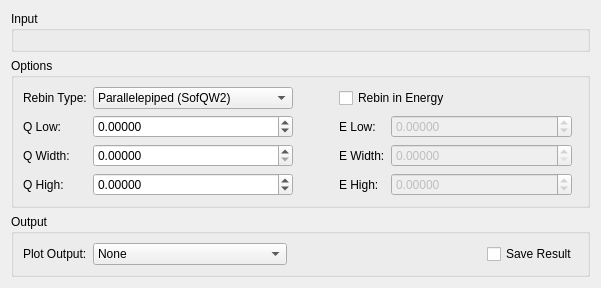
<?xml version="1.0" encoding="UTF-8"?>
<ui version="4.0">
 <class>IndirectSqw</class>
 <widget class="QWidget" name="IndirectSqw">
  <property name="geometry">
   <rect>
    <x>0</x>
    <y>0</y>
    <width>601</width>
    <height>268</height>
   </rect>
  </property>
  <property name="minimumSize">
   <size>
    <width>500</width>
    <height>0</height>
   </size>
  </property>
  <property name="windowTitle">
   <string>Form</string>
  </property>
  <layout class="QVBoxLayout" name="verticalLayout_23">
   <item>
    <widget class="QGroupBox" name="gbInput">
     <property name="maximumSize">
      <size>
       <width>16777215</width>
       <height>150</height>
      </size>
     </property>
     <property name="title">
      <string>Input</string>
     </property>
     <layout class="QVBoxLayout" name="verticalLayout_12">
      <item>
       <widget class="MantidQt::MantidWidgets::DataSelector" name="dsSampleInput" native="true">
        <property name="sizePolicy">
         <sizepolicy hsizetype="Minimum" vsizetype="Fixed">
          <horstretch>0</horstretch>
          <verstretch>0</verstretch>
         </sizepolicy>
        </property>
        <property name="autoLoad" stdset="0">
         <bool>true</bool>
        </property>
        <property name="loadLabelText" stdset="0">
         <string>Plot Input</string>
        </property>
        <property name="workspaceSuffixes" stdset="0">
         <stringlist>
          <string>_red</string>
         </stringlist>
        </property>
        <property name="fileBrowserSuffixes" stdset="0">
         <stringlist>
          <string>_red.nxs</string>
         </stringlist>
        </property>
        <property name="showLoad" stdset="0">
         <bool>true</bool>
        </property>
       </widget>
      </item>
     </layout>
    </widget>
   </item>
   <item>
    <widget class="QGroupBox" name="gbOptions">
     <property name="title">
      <string>Options</string>
     </property>
     <layout class="QVBoxLayout" name="verticalLayout_7">
      <item>
       <layout class="QGridLayout" name="loOptions" columnstretch="0,10,0,0,10,0" columnminimumwidth="0,0,0,0,0,0">
        <item row="1" column="4">
         <widget class="QDoubleSpinBox" name="spELow">
          <property name="enabled">
           <bool>false</bool>
          </property>
          <property name="sizePolicy">
           <sizepolicy hsizetype="Preferred" vsizetype="Fixed">
            <horstretch>0</horstretch>
            <verstretch>0</verstretch>
           </sizepolicy>
          </property>
          <property name="maximumSize">
           <size>
            <width>200</width>
            <height>16777215</height>
           </size>
          </property>
          <property name="decimals">
           <number>5</number>
          </property>
          <property name="minimum">
           <double>-1000.000000000000000</double>
          </property>
          <property name="maximum">
           <double>1000.000000000000000</double>
          </property>
          <property name="singleStep">
           <double>0.100000000000000</double>
          </property>
         </widget>
        </item>
        <item row="2" column="3">
         <widget class="QLabel" name="lbEWidth">
          <property name="enabled">
           <bool>true</bool>
          </property>
          <property name="sizePolicy">
           <sizepolicy hsizetype="Preferred" vsizetype="Preferred">
            <horstretch>0</horstretch>
            <verstretch>0</verstretch>
           </sizepolicy>
          </property>
          <property name="minimumSize">
           <size>
            <width>43</width>
            <height>0</height>
           </size>
          </property>
          <property name="text">
           <string>E Width:</string>
          </property>
         </widget>
        </item>
        <item row="2" column="0">
         <widget class="QLabel" name="lbQWidth">
          <property name="minimumSize">
           <size>
            <width>43</width>
            <height>0</height>
           </size>
          </property>
          <property name="text">
           <string>Q Width:</string>
          </property>
         </widget>
        </item>
        <item row="3" column="4">
         <widget class="QDoubleSpinBox" name="spEHigh">
          <property name="enabled">
           <bool>false</bool>
          </property>
          <property name="sizePolicy">
           <sizepolicy hsizetype="Preferred" vsizetype="Fixed">
            <horstretch>0</horstretch>
            <verstretch>0</verstretch>
           </sizepolicy>
          </property>
          <property name="maximumSize">
           <size>
            <width>200</width>
            <height>16777215</height>
           </size>
          </property>
          <property name="decimals">
           <number>5</number>
          </property>
          <property name="minimum">
           <double>-1000.000000000000000</double>
          </property>
          <property name="maximum">
           <double>1000.000000000000000</double>
          </property>
          <property name="singleStep">
           <double>0.100000000000000</double>
          </property>
         </widget>
        </item>
        <item row="3" column="3">
         <widget class="QLabel" name="lbEHigh">
          <property name="enabled">
           <bool>true</bool>
          </property>
          <property name="minimumSize">
           <size>
            <width>43</width>
            <height>0</height>
           </size>
          </property>
          <property name="text">
           <string>E High:</string>
          </property>
         </widget>
        </item>
        <item row="0" column="0">
         <widget class="QLabel" name="lbRebinType">
          <property name="minimumSize">
           <size>
            <width>43</width>
            <height>0</height>
           </size>
          </property>
          <property name="text">
           <string>Rebin Type:</string>
          </property>
         </widget>
        </item>
        <item row="1" column="0">
         <widget class="QLabel" name="lbQLow">
          <property name="minimumSize">
           <size>
            <width>43</width>
            <height>0</height>
           </size>
          </property>
          <property name="text">
           <string>Q Low:</string>
          </property>
         </widget>
        </item>
        <item row="3" column="0">
         <widget class="QLabel" name="lbQHigh">
          <property name="minimumSize">
           <size>
            <width>43</width>
            <height>0</height>
           </size>
          </property>
          <property name="text">
           <string>Q High:</string>
          </property>
         </widget>
        </item>
        <item row="2" column="4">
         <widget class="QDoubleSpinBox" name="spEWidth">
          <property name="enabled">
           <bool>false</bool>
          </property>
          <property name="sizePolicy">
           <sizepolicy hsizetype="Preferred" vsizetype="Fixed">
            <horstretch>0</horstretch>
            <verstretch>0</verstretch>
           </sizepolicy>
          </property>
          <property name="maximumSize">
           <size>
            <width>200</width>
            <height>16777215</height>
           </size>
          </property>
          <property name="decimals">
           <number>5</number>
          </property>
          <property name="minimum">
           <double>0.000000000000000</double>
          </property>
          <property name="maximum">
           <double>1000.000000000000000</double>
          </property>
          <property name="singleStep">
           <double>0.010000000000000</double>
          </property>
         </widget>
        </item>
        <item row="0" column="3" colspan="3">
         <widget class="QCheckBox" name="ckRebinInEnergy">
          <property name="text">
           <string>Rebin in Energy</string>
          </property>
         </widget>
        </item>
        <item row="1" column="3">
         <widget class="QLabel" name="lbELow">
          <property name="enabled">
           <bool>true</bool>
          </property>
          <property name="minimumSize">
           <size>
            <width>43</width>
            <height>0</height>
           </size>
          </property>
          <property name="text">
           <string>E Low:</string>
          </property>
         </widget>
        </item>
        <item row="1" column="1">
         <widget class="QDoubleSpinBox" name="spQLow">
          <property name="sizePolicy">
           <sizepolicy hsizetype="Minimum" vsizetype="Fixed">
            <horstretch>0</horstretch>
            <verstretch>0</verstretch>
           </sizepolicy>
          </property>
          <property name="decimals">
           <number>5</number>
          </property>
          <property name="minimum">
           <double>-1000.000000000000000</double>
          </property>
          <property name="maximum">
           <double>1000.000000000000000</double>
          </property>
          <property name="singleStep">
           <double>0.100000000000000</double>
          </property>
         </widget>
        </item>
        <item row="2" column="1">
         <widget class="QDoubleSpinBox" name="spQWidth">
          <property name="sizePolicy">
           <sizepolicy hsizetype="Preferred" vsizetype="Fixed">
            <horstretch>0</horstretch>
            <verstretch>0</verstretch>
           </sizepolicy>
          </property>
          <property name="decimals">
           <number>5</number>
          </property>
          <property name="minimum">
           <double>0.000000000000000</double>
          </property>
          <property name="maximum">
           <double>1000.000000000000000</double>
          </property>
          <property name="singleStep">
           <double>0.100000000000000</double>
          </property>
         </widget>
        </item>
        <item row="3" column="1">
         <widget class="QDoubleSpinBox" name="spQHigh">
          <property name="sizePolicy">
           <sizepolicy hsizetype="Preferred" vsizetype="Fixed">
            <horstretch>0</horstretch>
            <verstretch>0</verstretch>
           </sizepolicy>
          </property>
          <property name="decimals">
           <number>5</number>
          </property>
          <property name="minimum">
           <double>-1000.000000000000000</double>
          </property>
          <property name="maximum">
           <double>1000.000000000000000</double>
          </property>
          <property name="singleStep">
           <double>0.100000000000000</double>
          </property>
         </widget>
        </item>
        <item row="0" column="1">
         <widget class="QComboBox" name="cbRebinType">
          <property name="sizePolicy">
           <sizepolicy hsizetype="Preferred" vsizetype="Maximum">
            <horstretch>0</horstretch>
            <verstretch>0</verstretch>
           </sizepolicy>
          </property>
          <property name="minimumSize">
           <size>
            <width>200</width>
            <height>0</height>
           </size>
          </property>
          <property name="maximumSize">
           <size>
            <width>200</width>
            <height>16777215</height>
           </size>
          </property>
          <property name="currentIndex">
           <number>0</number>
          </property>
          <item>
           <property name="text">
            <string>Parallelepiped (SofQW2)</string>
           </property>
          </item>
          <item>
           <property name="text">
            <string>Parallelepiped/Fractional Area (SofQW3)</string>
           </property>
          </item>
         </widget>
        </item>
        <item row="0" column="2">
         <spacer name="horizontalSpacer">
          <property name="orientation">
           <enum>Qt::Horizontal</enum>
          </property>
          <property name="sizeHint" stdset="0">
           <size>
            <width>40</width>
            <height>20</height>
           </size>
          </property>
         </spacer>
        </item>
       </layout>
      </item>
     </layout>
    </widget>
   </item>
   <item>
    <widget class="QGroupBox" name="sqw_outputOptions">
     <property name="title">
      <string>Output</string>
     </property>
     <layout class="QHBoxLayout" name="horizontalLayout">
      <item>
       <widget class="QLabel" name="lbPlotOutput">
        <property name="text">
         <string>Plot Output:</string>
        </property>
       </widget>
      </item>
      <item>
       <widget class="QComboBox" name="cbPlotType">
        <property name="sizePolicy">
         <sizepolicy hsizetype="MinimumExpanding" vsizetype="Fixed">
          <horstretch>0</horstretch>
          <verstretch>0</verstretch>
         </sizepolicy>
        </property>
        <property name="minimumSize">
         <size>
          <width>150</width>
          <height>0</height>
         </size>
        </property>
        <item>
         <property name="text">
          <string>None</string>
         </property>
        </item>
        <item>
         <property name="text">
          <string>Contour</string>
         </property>
        </item>
        <item>
         <property name="text">
          <string>Spectra</string>
         </property>
        </item>
       </widget>
      </item>
      <item>
       <spacer name="horizontalSpacer_1">
        <property name="orientation">
         <enum>Qt::Horizontal</enum>
        </property>
        <property name="sizeHint" stdset="0">
         <size>
          <width>40</width>
          <height>20</height>
         </size>
        </property>
       </spacer>
      </item>
      <item>
       <widget class="QCheckBox" name="ckSave">
        <property name="text">
         <string>Save Result</string>
        </property>
       </widget>
      </item>
     </layout>
    </widget>
   </item>
  </layout>
 </widget>
 <customwidgets>
  <customwidget>
   <class>MantidQt::MantidWidgets::DataSelector</class>
   <extends>QWidget</extends>
   <header>MantidQtMantidWidgets/DataSelector.h</header>
  </customwidget>
 </customwidgets>
 <resources/>
 <connections>
  <connection>
   <sender>ckRebinInEnergy</sender>
   <signal>toggled(bool)</signal>
   <receiver>spEHigh</receiver>
   <slot>setEnabled(bool)</slot>
   <hints>
    <hint type="sourcelabel">
     <x>394</x>
     <y>89</y>
    </hint>
    <hint type="destinationlabel">
     <x>419</x>
     <y>171</y>
    </hint>
   </hints>
  </connection>
  <connection>
   <sender>ckRebinInEnergy</sender>
   <signal>toggled(bool)</signal>
   <receiver>spEWidth</receiver>
   <slot>setEnabled(bool)</slot>
   <hints>
    <hint type="sourcelabel">
     <x>394</x>
     <y>89</y>
    </hint>
    <hint type="destinationlabel">
     <x>419</x>
     <y>144</y>
    </hint>
   </hints>
  </connection>
  <connection>
   <sender>ckRebinInEnergy</sender>
   <signal>toggled(bool)</signal>
   <receiver>spELow</receiver>
   <slot>setEnabled(bool)</slot>
   <hints>
    <hint type="sourcelabel">
     <x>394</x>
     <y>89</y>
    </hint>
    <hint type="destinationlabel">
     <x>419</x>
     <y>117</y>
    </hint>
   </hints>
  </connection>
 </connections>
</ui>
